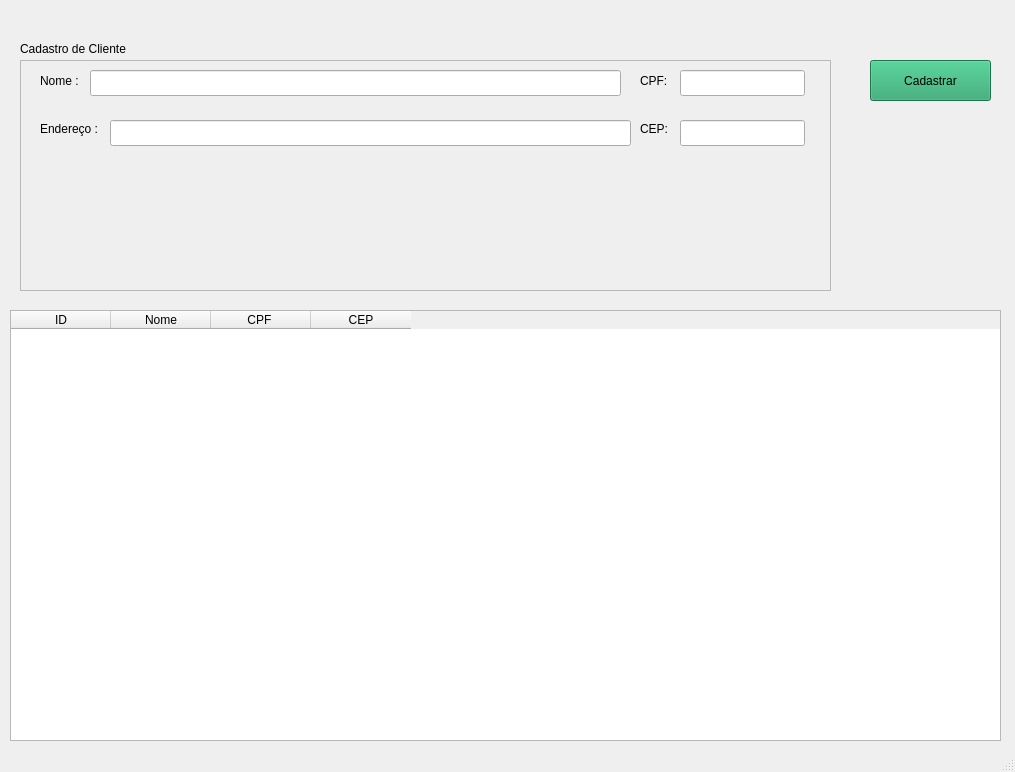
<?xml version="1.0" encoding="UTF-8"?>
<ui version="4.0">
 <class>MainWindow</class>
 <widget class="QMainWindow" name="MainWindow">
  <property name="geometry">
   <rect>
    <x>0</x>
    <y>0</y>
    <width>1015</width>
    <height>772</height>
   </rect>
  </property>
  <property name="windowTitle">
   <string>MainWindow</string>
  </property>
  <widget class="QWidget" name="centralwidget">
   <widget class="QFrame" name="frame">
    <property name="geometry">
     <rect>
      <x>20</x>
      <y>60</y>
      <width>811</width>
      <height>231</height>
     </rect>
    </property>
    <property name="toolTip">
     <string>&lt;html&gt;&lt;head/&gt;&lt;body&gt;&lt;p&gt;&lt;br/&gt;&lt;/p&gt;&lt;/body&gt;&lt;/html&gt;</string>
    </property>
    <property name="frameShape">
     <enum>QFrame::Shape::StyledPanel</enum>
    </property>
    <property name="frameShadow">
     <enum>QFrame::Shadow::Raised</enum>
    </property>
    <widget class="QLabel" name="label">
     <property name="geometry">
      <rect>
       <x>20</x>
       <y>10</y>
       <width>49</width>
       <height>21</height>
      </rect>
     </property>
     <property name="text">
      <string>Nome :</string>
     </property>
    </widget>
    <widget class="QLineEdit" name="input_name_client">
     <property name="geometry">
      <rect>
       <x>70</x>
       <y>10</y>
       <width>531</width>
       <height>26</height>
      </rect>
     </property>
    </widget>
    <widget class="QLineEdit" name="input_adress_client">
     <property name="geometry">
      <rect>
       <x>90</x>
       <y>60</y>
       <width>521</width>
       <height>26</height>
      </rect>
     </property>
    </widget>
    <widget class="QLabel" name="label_2">
     <property name="geometry">
      <rect>
       <x>20</x>
       <y>60</y>
       <width>70</width>
       <height>18</height>
      </rect>
     </property>
     <property name="text">
      <string>Endereço :</string>
     </property>
    </widget>
    <widget class="QLabel" name="label_3">
     <property name="geometry">
      <rect>
       <x>620</x>
       <y>10</y>
       <width>31</width>
       <height>21</height>
      </rect>
     </property>
     <property name="text">
      <string>CPF:</string>
     </property>
    </widget>
    <widget class="QLineEdit" name="input_CPF_client">
     <property name="geometry">
      <rect>
       <x>660</x>
       <y>10</y>
       <width>125</width>
       <height>26</height>
      </rect>
     </property>
    </widget>
    <widget class="QLabel" name="label_4">
     <property name="geometry">
      <rect>
       <x>620</x>
       <y>60</y>
       <width>32</width>
       <height>18</height>
      </rect>
     </property>
     <property name="text">
      <string>CEP:</string>
     </property>
    </widget>
    <widget class="QLineEdit" name="input_CEP_client">
     <property name="geometry">
      <rect>
       <x>660</x>
       <y>60</y>
       <width>125</width>
       <height>26</height>
      </rect>
     </property>
    </widget>
    <zorder>label</zorder>
    <zorder>input_name_client</zorder>
    <zorder>input_adress_client</zorder>
    <zorder>label_3</zorder>
    <zorder>input_CPF_client</zorder>
    <zorder>label_4</zorder>
    <zorder>input_CEP_client</zorder>
    <zorder>splitter_2</zorder>
    <zorder>label_2</zorder>
   </widget>
   <widget class="QLabel" name="label_5">
    <property name="geometry">
     <rect>
      <x>20</x>
      <y>40</y>
      <width>141</width>
      <height>18</height>
     </rect>
    </property>
    <property name="text">
     <string>Cadastro de Cliente</string>
    </property>
   </widget>
   <widget class="QPushButton" name="btn_save_client">
    <property name="geometry">
     <rect>
      <x>870</x>
      <y>60</y>
      <width>121</width>
      <height>41</height>
     </rect>
    </property>
    <property name="styleSheet">
     <string notr="true">background-color: rgb(38, 162, 105);</string>
    </property>
    <property name="text">
     <string>Cadastrar</string>
    </property>
   </widget>
   <widget class="QTableWidget" name="tableWidget">
    <property name="geometry">
     <rect>
      <x>10</x>
      <y>310</y>
      <width>991</width>
      <height>431</height>
     </rect>
    </property>
    <column>
     <property name="text">
      <string>ID</string>
     </property>
    </column>
    <column>
     <property name="text">
      <string>Nome</string>
     </property>
    </column>
    <column>
     <property name="text">
      <string>CPF </string>
     </property>
    </column>
    <column>
     <property name="text">
      <string>CEP</string>
     </property>
    </column>
   </widget>
  </widget>
  <widget class="QStatusBar" name="statusbar"/>
 </widget>
 <resources/>
 <connections/>
</ui>
